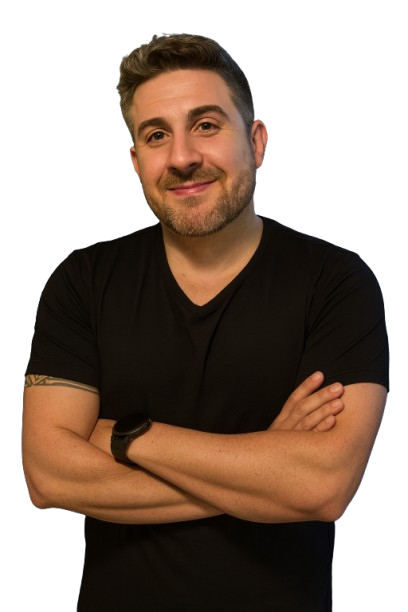
#> input picture scripts/assets/portrait-cutout.png, 408 x 612 px
$ python make-profile-photo.py assets/portrait-cutout.png assets/portrait-cutout.png
#> lines starting #> are read from the running program, lines starting #| are printed output that depends on the picture; after the words box and inside, x2 and y2 are one past the last pixel; in counts of white or black regions, pixels touching at a corner belong together
"""
Gera a foto de perfil (LinkedIn e afins) a partir do retrato recortado do site:
fundo de estúdio marinho (#0F1A31) com luz champagne apagada atrás da cabeça, borda
do recorte limpa, cor levemente aquecida e nitidez fina. Não altera o rosto.

Uso: python3 scripts/make-profile-photo.py public/images/leonardo-portrait.webp docs/linkedin/foto-perfil
     (gera <saida>.png e <saida>.jpg, 1000x1000)
"""
import sys
from PIL import Image, ImageFilter, ImageEnhance, ImageChops, ImageDraw
src, out = sys.argv[1], sys.argv[2]
im = Image.open(src).convert('RGBA')
#> im is the input picture: PIL image 408x612 RGBA; mean R, G, B, A 46.8, 30.5, 19.6, 145.7
# Corte de cabeça e ombros (quadrado), com folga acima da cabeça.
box = (-6, -10, 414, 410)
im = im.crop(box)
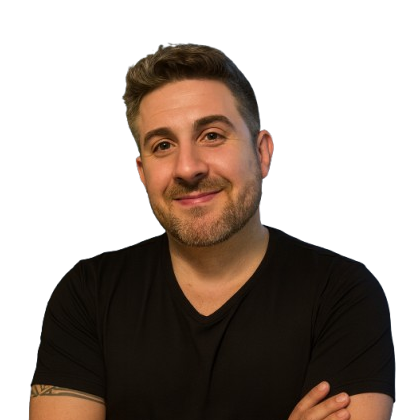
#> im: PIL image 420x420 RGBA; mean R, G, B, A 33, 22.3, 15.2, 119.6; transparent parts drawn white
N = 1000
im = im.resize((N, N), Image.LANCZOS)
#> im: PIL image 1000x1000 RGBA
r, g, b, a = im.split()
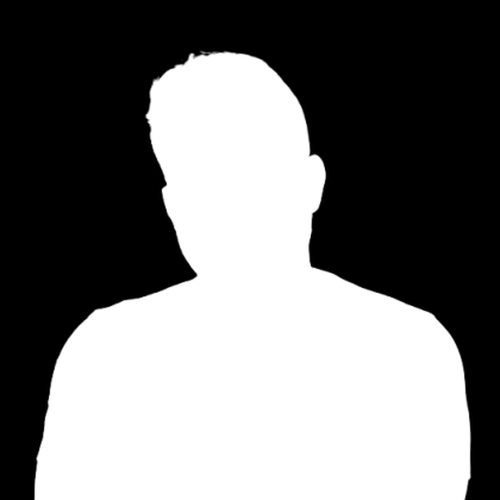
#> a: PIL image 1000x1000 L (shown at 1/2 size); min 0, max 255, mean 119.6
# Borda: encolhe 1-2 px e suaviza, para não sobrar halo branco do recorte.
a = a.filter(ImageFilter.MinFilter(5)).filter(ImageFilter.GaussianBlur(1.6))
rgb = Image.merge('RGB', (r, g, b))
# Descontamina a franja: perto da borda, puxa a cor para o interior (sem branco).
inner = rgb.filter(ImageFilter.GaussianBlur(6))
edge = a.point(lambda v: 255 if 0 < v < 250 else 0).filter(ImageFilter.MaxFilter(7))
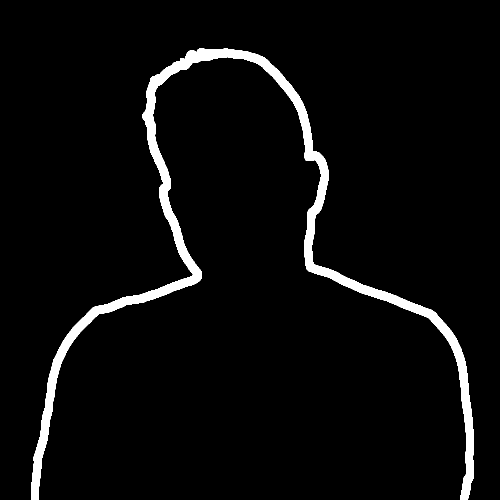
#> edge: PIL image 1000x1000 L (shown at 1/2 size); 4.1% white; 1 white region, box (x1, y1, x2, y2) and area: (63, 97, 948, 1000) 41166
rgb = Image.composite(ImageChops.darker(rgb, inner), rgb, edge)
# Cor: um pouco mais de contraste, calor leve, nitidez fina depois do aumento.
rgb = ImageEnhance.Contrast(rgb).enhance(1.06)
rgb = ImageEnhance.Color(rgb).enhance(0.96)
warm = Image.new('RGB', rgb.size, (255, 236, 214))
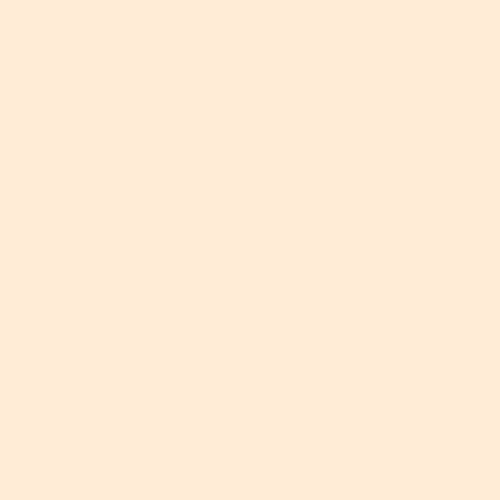
#> warm: PIL image 1000x1000 RGB (shown at 1/2 size); mean R, G, B 255, 236, 214
rgb = Image.blend(rgb, ImageChops.multiply(rgb, warm), 0.35)
rgb = rgb.filter(ImageFilter.UnsharpMask(radius=1.6, percent=55, threshold=2))

# Fundo de estúdio: marinho profundo, luz quente difusa atrás da cabeça, vinheta nas bordas.
import numpy as np
yy, xx = np.mgrid[0:N, 0:N].astype(np.float32) / N
def falloff(cx, cy, rx, ry):
    d = np.sqrt(((xx-cx)/rx)**2 + ((yy-cy)/ry)**2)
    return np.clip(1 - d, 0, 1) ** 1.6
base = np.array([15, 26, 49], np.float32)       # #0F1A31 navy-deep
mid = np.array([32, 48, 82], np.float32)        # marinho um pouco aberto
warm = np.array([92, 80, 64], np.float32)       # luz champagne apagada
t = falloff(0.5, 0.34, 0.95, 0.85)[..., None]
g = falloff(0.5, 0.26, 0.42, 0.36)[..., None]
arr = base + (mid - base) * t + warm * g * 0.55
bg = Image.fromarray(np.clip(arr, 0, 255).astype(np.uint8))
# Sombra suave atrás da pessoa, para assentar no fundo.
sh = a.filter(ImageFilter.GaussianBlur(28)).point(lambda v: int(v*0.45))
shifted = Image.new('L', (N, N), 0); shifted.paste(sh, (10, 18))
#> after `shifted = Image.new('L', (N, N), 0)`: shifted: PIL image 1000x1000 L; every value is 0
#> after `shifted.paste(sh, (10, 18))`:
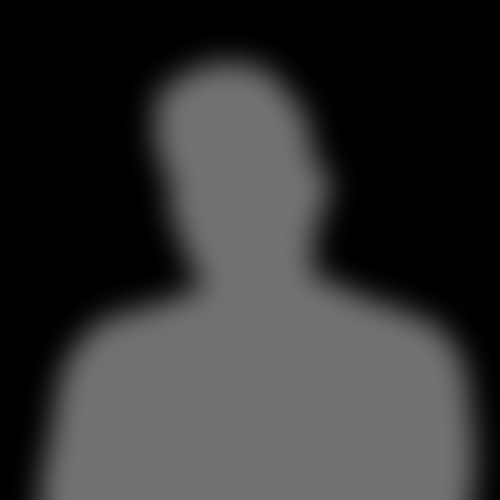
#> shifted: PIL image 1000x1000 L (shown at 1/2 size); min 0, max 114, mean 51
bg = Image.composite(Image.new('RGB', (N, N), (6, 10, 20)), bg, shifted)
# Grão fino, como foto de estúdio.
noise = Image.effect_noise((N, N), 6).convert('RGB')
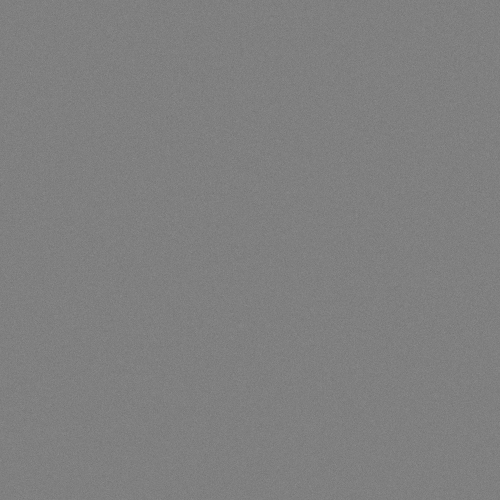
#> noise: PIL image 1000x1000 RGB (shown at 1/2 size); min 96, max 156, mean 127.5
bg = Image.blend(bg, ImageChops.add(bg, noise, scale=1.0, offset=-128), 0.35)
final = Image.composite(rgb, bg, a)
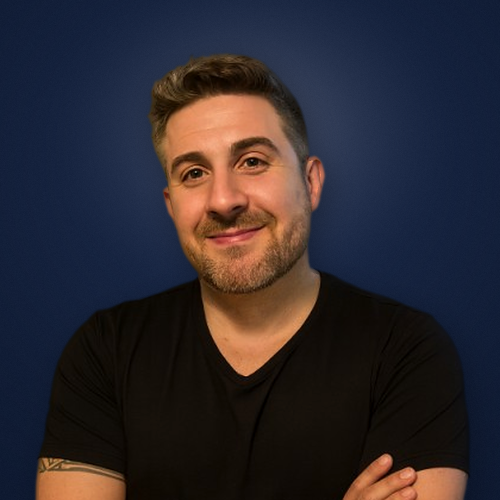
#> final: PIL image 1000x1000 RGB (shown at 1/2 size); mean R, G, B 45.8, 41, 47.9
final.save(out + '.png')
final.save(out + '.jpg', quality=92, optimize=True, progressive=True)
